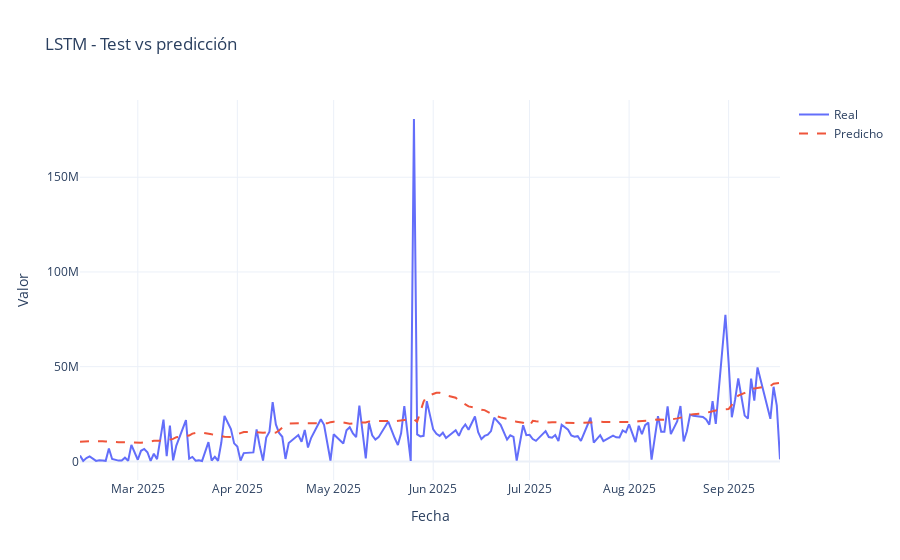

The code cell stored with this chart in its notebook:
### Markdown cell above
## 10. Evaluación LSTM (métricas en escala original)

### Code cell
y_test_pred_lstm_scaled = model_lstm.predict(X_test_lstm).reshape(-1)
y_test_true_scaled = y_test.reshape(-1)

y_test_true_lstm = scaler.inverse_transform(y_test_true_scaled.reshape(-1, 1)).reshape(-1)
y_test_pred_lstm = scaler.inverse_transform(y_test_pred_lstm_scaled.reshape(-1, 1)).reshape(-1)

metrics_lstm = regression_metrics(y_test_true_lstm, y_test_pred_lstm)
print('LSTM – métricas test:', metrics_lstm)

fig = plot_history_vs_pred(test_dates, y_test_true_lstm, y_test_pred_lstm,
                           title='LSTM - Test vs predicción')
fig.show()

### Figure 1 — Plotly figure (JSON) as saved in the notebook; plotly's stock layout.template omitted (floating-point values rounded to 4 significant figures; data arrays with more than 128 entries replaced by an {"elided": "..."} marker saying what was removed)
{"data": [{"mode": "lines", "name": "Real", "type": "scatter", "x": {"elided": "176 str values"}, "y": {"elided": "176 float values"}}, {"line": {"dash": "dash"}, "mode": "lines", "name": "Predicho", "type": "scatter", "x": {"elided": "176 str values"}, "y": {"elided": "176 float values"}}], "layout": {"title": {"text": "LSTM - Test vs predicción"}, "xaxis": {"title": {"text": "Fecha"}}, "yaxis": {"title": {"text": "Valor"}}}}
